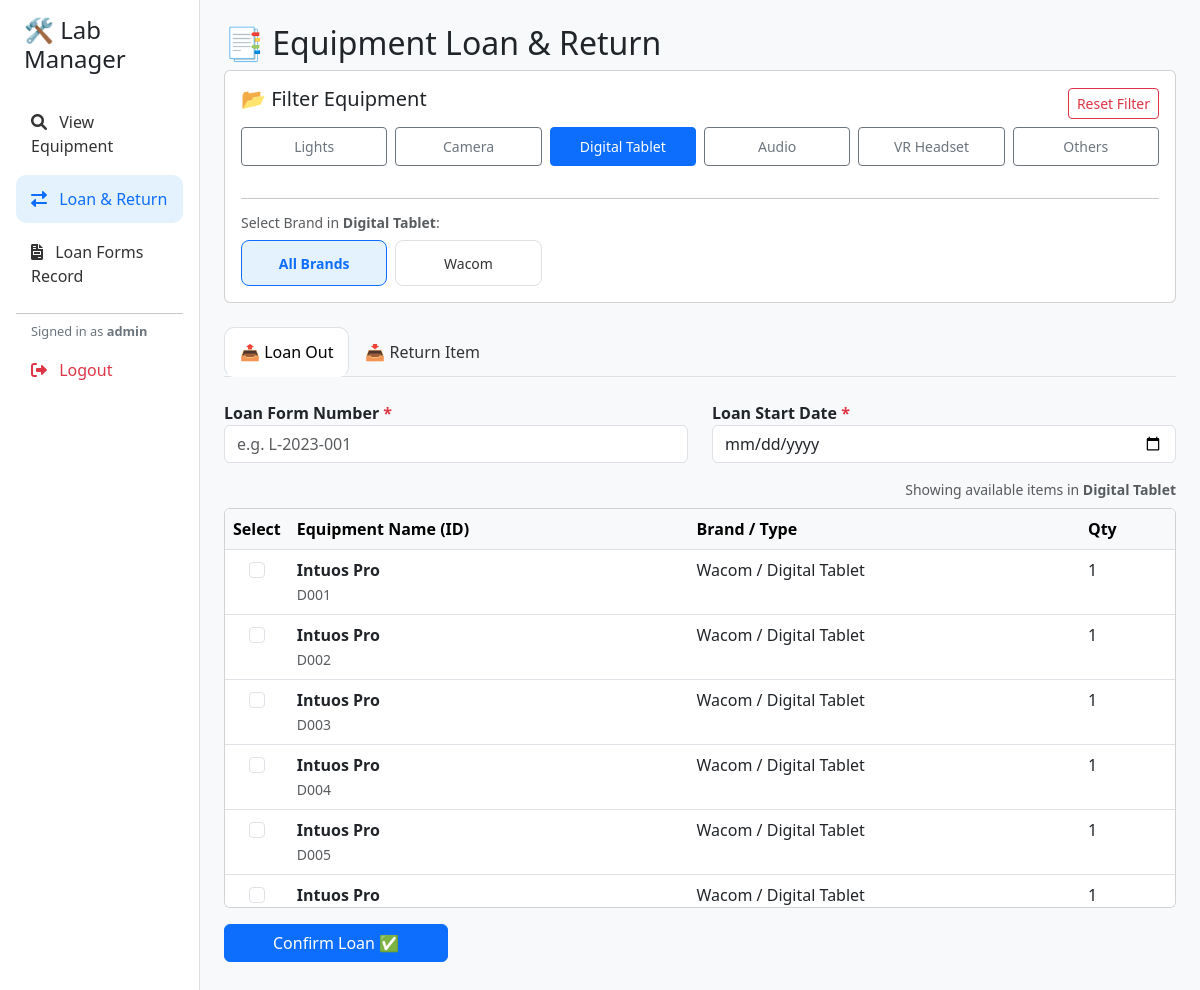
The app's page /loan_return?category=Digital+Tablet (signed in) with its own data.
### tables this page shows
CREATE TABLE "Equipment_List" (
	"Category" TEXT, 
	"Equipment_ID" TEXT, 
	"Type" TEXT, 
	"Brand" TEXT, 
	"Name" TEXT, 
	"Remarks" TEXT, 
	"Qty" BIGINT, 
	item_created DATETIME
);

### app.py (the view, shortened to what this page needs)
@app.route('/loan_return', methods=['GET', 'POST'])
def loan_return():
    if 'user' not in session:
        flash('Please login to access Loan & Return features.', 'warning')
        return redirect(url_for('dashboard'))
    conn = get_db()
    cat_filter = request.args.get('category', 'ALL')
    brand_filter = request.args.get('brand', 'ALL')
    brands = fetch_brands(cat_filter)
    available_data = fetch_equipment_data(availability='Yes', category_filter=cat_filter, brand_filter=brand_filter).to_dict(orient='records')
    loaned_data = fetch_equipment_data(availability='No', category_filter=cat_filter, brand_filter=brand_filter).to_dict(orient='records')
    return render_template('loan_return.html',
                           avail=available_data,
                           loaned=loaned_data,
                           curr_cat=cat_filter,
                           curr_brand=brand_filter,
                           brands=brands)

### app.py (called while the page is built)
def get_db():
    db = getattr(g, '_database', None)
    if db is None:
        db = g._database = sqlite3.connect(DATABASE)
        db.row_factory = sqlite3.Row
    return db

@app.teardown_appcontext
def close_connection(exception):
    db = getattr(g, '_database', None)
    if db is not None:
        db.close()

def fetch_brands(category_filter='ALL'):
    conn = get_db()
    try:
        if category_filter != 'ALL':
            if category_filter == 'Others':
                query = "SELECT DISTINCT Brand FROM Equipment_List WHERE Category NOT IN ('Lights', 'Camera', 'Digital Tablet', 'Audio', 'MICs (Recording Studio)') ORDER BY Brand"
                params = []
            else:
                query = "SELECT DISTINCT Brand FROM Equipment_List WHERE Category = ? ORDER BY Brand"
                params = [category_filter]
            df = pd.read_sql_query(query, conn, params=params)
        else:
            query = "SELECT DISTINCT Brand FROM Equipment_List ORDER BY Brand"
            df = pd.read_sql_query(query, conn)
        return df['Brand'].tolist()
    except:
        return []

### templates/loan_return.html (shortened to what this page needs)
{% extends "base.html" %}
{% block content %}
<h2>📑 Equipment Loan & Return</h2>
<div class="card p-3 mb-4">
    <div class="d-flex justify-content-between align-items-center mb-2">
        <h5>📂 Filter Equipment</h5>
        {% if curr_cat != 'ALL' %}
            <a href="{{ url_for('loan_return') }}" class="btn btn-sm btn-outline-danger">Reset Filter</a>
        {% endif %}
    </div>
    <div class="row g-2 mb-3">
        {% for cat in ['Lights', 'Camera', 'Digital Tablet', 'Audio', 'VR Headset', 'Others'] %}
        <div class="col-4 col-md-2">
            <a href="{{ url_for('loan_return', category=cat) }}"
               class="btn btn-sm w-100 py-2 d-flex flex-column align-items-center justify-content-center {% if curr_cat == cat %}btn-primary{% else %}btn-outline-secondary{% endif %}">
                {{ cat }}
            </a>
        </div>
        {% endfor %}
    </div>
    {% if curr_cat != 'ALL' %}
        <hr>
        <h6 class="text-muted small mb-2">Select Brand in <b>{{ curr_cat }}</b>:</h6>
        <div class="row g-2">
            <div class="col-6 col-sm-3 col-md-2">
                <a href="{{ url_for('loan_return', category=curr_cat, brand='ALL') }}"
                   class="brand-card {% if curr_brand == 'ALL' %}active{% endif %}">
                    <small>All Brands</small>
                </a>
            </div>
            {% for b in brands %}
            <div class="col-6 col-sm-3 col-md-2">
                <a href="{{ url_for('loan_return', category=curr_cat, brand=b) }}"
                   class="brand-card {% if curr_brand == b %}active{% endif %}">
                    <small>{{ b }}</small>
                </a>
            </div>
            {% endfor %}
        </div>
    {% endif %}
</div>
<ul class="nav nav-tabs mb-4" id="myTab" role="tablist">
    <li class="nav-item">
        <button class="nav-link active" id="loan-tab" data-bs-toggle="tab" data-bs-target="#loan" type="button">📤 Loan Out</button>
    </li>
    <li class="nav-item">
        <button class="nav-link" id="return-tab" data-bs-toggle="tab" data-bs-target="#return" type="button">📥 Return Item</button>
    </li>
</ul>
<div class="tab-content" id="myTabContent">
    <div class="tab-pane fade show active" id="loan" role="tabpanel">
        <form method="POST" action="{{ url_for('loan_return', category=curr_cat, brand=curr_brand) }}">
            <div class="row mb-3">
                <div class="col-md-6">
                    <label class="fw-bold">Loan Form Number <span class="text-danger">*</span></label>
                    <input type="text" name="loan_form_number" class="form-control" placeholder="e.g. L-2023-001" required>
                </div>
                <div class="col-md-6">
                    <label class="fw-bold">Loan Start Date <span class="text-danger">*</span></label>
                    <input type="date" name="loan_date" class="form-control" value="{{ date_today }}" required>
                </div>
            </div>
            <div class="text-end text-muted small mb-2">
                Showing available items in <b>{{ curr_cat }}</b> {% if curr_brand != 'ALL' %}/ <b>{{ curr_brand }}</b>{% endif %}
            </div>
            <div class="card p-0 mb-3" style="max-height: 400px; overflow-y: auto;">
                <table class="table table-hover mb-0">
                    <thead class="table-light sticky-top">
                        <tr>
                            <th width="50">Select</th>
                            <th>Equipment Name (ID)</th>
                            <th>Brand / Type</th>
                            <th>Qty</th>
                        </tr>
                    </thead>
                    <tbody>
                        {% for item in avail %}
                        <tr>
                            <td class="text-center">
                                <input class="form-check-input" type="checkbox" name="equipment_ids" value="{{ item['ID'] }}">
                            </td>
                            <td><strong>{{ item['Name'] }}</strong> <br><small class="text-muted">{{ item['ID'] }}</small></td>
                            <td>{{ item['Brand'] }} / {{ item['Type'] }}</td>
                            <td>{{ item['Qty'] }}</td>
                        </tr>
                        {% else %}
                        <tr><td colspan="4" class="text-center py-4 text-muted">No items found matching criteria.</td></tr>
                        {% endfor %}
                    </tbody>
                </table>
            </div>
            <button type="submit" class="btn btn-primary px-5">Confirm Loan ✅</button>
        </form>
    </div>
</div>
{% endblock %}

### templates/base.html (style rules this page uses)
body { background-color: #f8f9fa; }
.nav-link { color: #333; font-weight: 500; padding: 12px 15px; margin-bottom: 5px; transition: all 0.2s; }
.nav-link.active { background-color: #e3f2fd; color: #0d6efd; border-radius: 10px; }

### templates/loan_return.html (style rules this page uses)
.brand-card { transition: transform 0.2s, box-shadow 0.2s; cursor: pointer; border: 1px solid #e0e0e0; text-align: center; padding: 10px; background: #fff; border-radius: 8px; height: 100%; display: block; text-decoration: none; color: #333; }
.brand-card.active { background-color: #e3f2fd; border-color: #0d6efd; color: #0d6efd; font-weight: bold; }

### records on screen
Equipment_List: Name "Intuos Pro", ID "D001", Brand "Wacom", Type "Digital Tablet", Qty "1"
Equipment_List: Name "Intuos Pro", ID "D002", Brand "Wacom", Type "Digital Tablet", Qty "1"
Equipment_List: Name "Intuos Pro", ID "D003", Brand "Wacom", Type "Digital Tablet", Qty "1"
Equipment_List: Name "Intuos Pro", ID "D004", Brand "Wacom", Type "Digital Tablet", Qty "1"
Equipment_List: Name "Intuos Pro", ID "D005", Brand "Wacom", Type "Digital Tablet", Qty "1"
Equipment_List: Name "Intuos Pro", Brand "Wacom", Type "Digital Tablet", Qty "1"

### other values on screen
{{ session.get('user') }} "admin"
{{ cat }} "Lights" "Camera" "Digital Tablet" "Audio" "VR Headset" "Others"
{{ curr_cat }} "Digital Tablet"
{{ b }} "Wacom"
